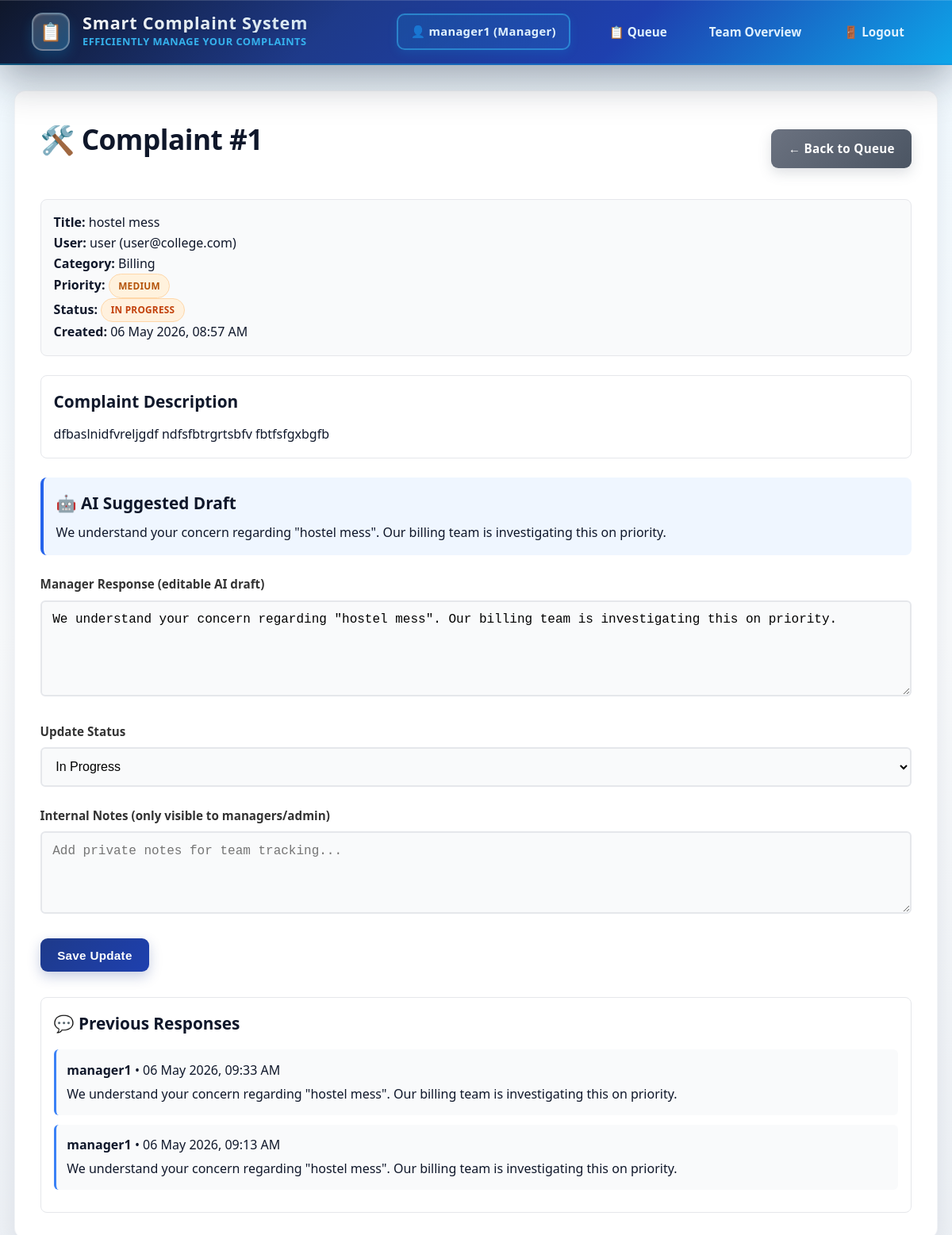
/manager/complaint/1 (signed in), run on the app's committed database.
### models.py (models this page shows, shortened)
class User(UserMixin, db.Model):
    __tablename__ = 'users'
    id = db.Column(db.Integer, primary_key=True)
    username = db.Column(db.String(80), unique=True, nullable=False)
    email = db.Column(db.String(120), unique=True, nullable=False)
    password_hash = db.Column(db.String(255), nullable=False)
    role = db.Column(db.String(20), default='user', nullable=False)
    is_active = db.Column(db.Boolean, default=True, nullable=False)
    created_at = db.Column(db.DateTime, default=datetime.utcnow)
    complaints_submitted = db.relationship(
        'Complaint',
        foreign_keys='Complaint.user_id',
        backref='author',
        lazy=True,
        cascade='all, delete-orphan'
    )
    responses_written = db.relationship(
        'Response',
        foreign_keys='Response.author_id',
        backref='response_author',
        lazy=True,
        cascade='all, delete-orphan'
    )
    assigned_complaints = db.relationship(
        'Complaint',
        foreign_keys='Complaint.assigned_to',
        backref='manager',
        lazy=True
    )

class Complaint(db.Model):
    __tablename__ = 'complaints'
    id = db.Column(db.Integer, primary_key=True)
    user_id = db.Column(db.Integer, db.ForeignKey('users.id'), nullable=False)
    title = db.Column(db.String(200), nullable=False)
    description = db.Column(db.Text, nullable=False)
    category = db.Column(db.String(50), default='General')
    priority = db.Column(db.String(20), default='medium')
    sentiment = db.Column(db.String(20), default='neutral')
    status = db.Column(db.String(20), default='open')
    ai_response = db.Column(db.Text, default='')
    internal_notes = db.Column(db.Text, nullable=True)
    assigned_to = db.Column(db.Integer, db.ForeignKey('users.id'), nullable=True)
    created_at = db.Column(db.DateTime, default=datetime.utcnow)
    resolved_at = db.Column(db.DateTime, nullable=True)
    rating = db.Column(db.Integer, nullable=True)
    responses = db.relationship('Response', backref='complaint', lazy=True, cascade='all, delete-orphan')

class Response(db.Model):
    __tablename__ = 'responses'
    id = db.Column(db.Integer, primary_key=True)
    complaint_id = db.Column(db.Integer, db.ForeignKey('complaints.id'), nullable=False)
    author_id = db.Column(db.Integer, db.ForeignKey('users.id'), nullable=False)
    message = db.Column(db.Text, nullable=False)
    created_at = db.Column(db.DateTime, default=datetime.utcnow)

### app.py (the view, shortened to what this page needs)
@app.route('/manager/complaint/<int:complaint_id>', methods=['GET', 'POST'])
@login_required
def manager_complaint(complaint_id):
    if current_user.role != 'manager':
        flash('❌ Unauthorized!', 'error')
        return redirect(url_for('index'))
    complaint = Complaint.query.get_or_404(complaint_id)
    if complaint.assigned_to != current_user.id:
        flash('❌ This complaint is not assigned to you.', 'error')
        return redirect(url_for('manager_dashboard'))
    form = ResponseForm()
    if request.method == 'GET':
        form.message.data = complaint.ai_response or ''
        form.status.data = complaint.status
        form.internal_notes.data = complaint.internal_notes or ''
    return render_template('manager/complaint.html', complaint=complaint, form=form)

### forms.py
class ResponseForm(FlaskForm):
    message = TextAreaField('Manager Response (editable AI draft)', validators=[
        DataRequired(message='Response is required'),
        Length(min=10, max=5000, message='Response must be between 10 and 5000 characters')
    ])
    status = SelectField('Update Status', choices=[
        ('open', 'Open'),
        ('in_progress', 'In Progress'),
        ('resolved', 'Resolved'),
        ('closed', 'Closed')
    ], validators=[DataRequired(message='Status is required')])
    internal_notes = TextAreaField('Internal Notes (only visible to managers/admin)', validators=[
        Optional(),
        Length(max=5000, message='Internal notes must be less than 5000 characters')
    ])
    submit = SubmitField('Save Update')

### app.py (called while the page is built)
@login_manager.user_loader
def load_user(user_id):
    return User.query.get(int(user_id))

### templates/manager/complaint.html (shortened to what this page needs)
{% extends "base.html" %}
{% block content %}
<div class="content">
  <div style="display: flex; justify-content: space-between; align-items: center; margin-bottom: 1.5rem;">
    <h1>🛠️ Complaint #{{ complaint.id }}</h1>
    <a href="{{ url_for('manager_dashboard') }}" class="btn btn-secondary">← Back to Queue</a>
  </div>
  <div style="margin-bottom: 1.5rem; padding: 1rem; background: #f9fafb; border-radius: 8px; border: 1px solid #e5e7eb;">
    <p><strong>Title:</strong> {{ complaint.title }}</p>
    <p><strong>User:</strong> {{ complaint.author.username }} ({{ complaint.author.email }})</p>
    <p><strong>Category:</strong> {{ complaint.category }}</p>
    <p>
      <strong>Priority:</strong>
      <span class="priority-badge priority-{{ complaint.priority }}">{{ complaint.priority.replace('_', ' ').title() }}</span>
    </p>
    <p>
      <strong>Status:</strong>
      <span class="status-badge status-{{ complaint.status }}">{{ complaint.status.replace('_', ' ').title() }}</span>
    </p>
    <p><strong>Created:</strong> {{ complaint.created_at.strftime('%d %b %Y, %I:%M %p') }}</p>
  </div>
  <div style="margin-bottom: 1.5rem; padding: 1rem; background: #fff; border-radius: 8px; border: 1px solid #e5e7eb;">
    <h3>Complaint Description</h3>
    <p style="white-space: pre-wrap;">{{ complaint.description }}</p>
  </div>
  <div style="padding: 1rem; background: #eff6ff; border-left: 4px solid #2563eb; border-radius: 8px; margin-bottom: 1.5rem;">
    <h3 style="margin-bottom: 0.5rem;">🤖 AI Suggested Draft</h3>
    <p style="margin: 0;">{{ complaint.ai_response }}</p>
  </div>
  <form method="POST" class="auth-form" style="margin-bottom: 2rem;">
    <div class="form-group">
      {{ form.message.label(class="form-label") }}
      {{ form.message(class="form-input", rows="5") }}
    </div>
    <div class="form-group">
      {{ form.status.label(class="form-label") }}
      {{ form.status(class="form-input") }}
    </div>
    <div class="form-group">
      {{ form.internal_notes.label(class="form-label") }}
      {{ form.internal_notes(class="form-input", rows="4", placeholder="Add private notes for team tracking...") }}
    </div>
    {{ form.submit(class="btn btn-primary") }}
  </form>
  <div style="padding: 1rem; background: #fff; border-radius: 8px; border: 1px solid #e5e7eb;">
    <h3 style="margin-bottom: 1rem;">💬 Previous Responses</h3>
    {% if complaint.responses %}
      {% for response in complaint.responses|sort(attribute='created_at', reverse=True) %}
        <div style="padding: 0.85rem; border-radius: 6px; background: #f9fafb; border-left: 3px solid #3b82f6; margin-bottom: 0.75rem;">
          <p style="margin: 0 0 0.25rem 0;"><strong>{{ response.response_author.username }}</strong> • {{ response.created_at.strftime('%d %b %Y, %I:%M %p') }}</p>
          <p style="margin: 0; white-space: pre-wrap;">{{ response.message }}</p>
        </div>
      {% endfor %}
    {% else %}
      <p style="margin: 0;">No responses added yet.</p>
    {% endif %}
  </div>
</div>
{% endblock %}

### templates/base.html (shortened to what this page needs)
<!doctype html>
<html lang="en">
  <head>
  </head>
  <body>
    {% if current_user.is_authenticated %}
    <nav class="navbar">
      <div class="brand">
        <div class="brand-logo">📋</div>
        <div class="brand-text">
          <h1>Smart Complaint System</h1>
          <small>Efficiently manage your complaints</small>
        </div>
      </div>
      <div class="navbar-links">
        <span class="user-info"
          >👤 {{ current_user.username }} ({{ current_user.role.title()
          }})</span
        >
        {% if current_user.role == 'admin' %}
        <a href="{{ url_for('admin_dashboard') }}">📊 Admin Dashboard</a>
        <a href="{{ url_for('admin_users') }}">👥 Users</a>
        <a href="{{ url_for('admin_database') }}">📊 Database</a>
        <a href="{{ url_for('admin_assignments') }}">Assignment Manager</a>
        {% elif current_user.role == 'manager' %}
        <a href="{{ url_for('manager_dashboard') }}">📋 Queue</a>
        <a href="{{ url_for('manager_team') }}">Team Overview</a>
        {% else %}
        <a href="{{ url_for('user_dashboard') }}">🏠 My Dashboard</a>
        <a href="{{ url_for('submit_complaint') }}">📝 Submit</a>
        <a href="{{ url_for('my_complaints') }}">📋 My Complaints</a>
        {% endif %}
        <a href="{{ url_for('logout') }}">🚪 Logout</a>
      </div>
    </nav>
    {% endif %}
    <div class="container">
      {% block content %}{% endblock %}
    </div>
  </body>
</html>

### data on the page
User: username "manager1", role "Manager"
Complaint: id "1", title "hostel mess", category "Billing", priority.replace "MEDIUM", status.replace "IN PROGRESS", created_at "06 May 2026, 08:57 AM", description "dfbaslnidfvreljgdf ndfsfbtrgrtsbfv fbtfsfgxbgfb", ai_response "We understand your concern regarding \"hostel mess\". Our billing team is investigating this on priority.", status "In Progress"
User: author.username "user", author.email "user@college.com"
Response: response_author.username "manager1", created_at "06 May 2026, 09:33 AM", message "We understand your concern regarding \"hostel mess\". Our billing team is investigating this on priority."
Response: response_author.username "manager1", created_at "06 May 2026, 09:13 AM", message "We understand your concern regarding \"hostel mess\". Our billing team is investigating this on priority."
